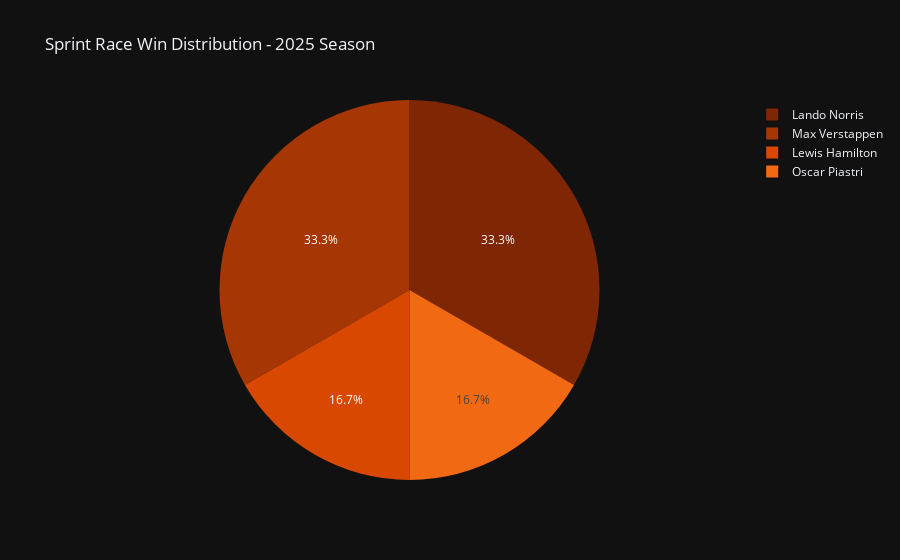

Notebook code cell kept with this figure:
### Code cell
# Visualize Sprint Win Distribution
sprint_win_count = sprint_winners['Driver'].value_counts()

fig = px.pie(values=sprint_win_count.values, names=sprint_win_count.index,
             title='Sprint Race Win Distribution - 2025 Season',
             color_discrete_sequence=px.colors.sequential.Oranges_r)
fig.update_layout(template='plotly_dark')
fig.show()

### Figure 1 — Plotly figure (JSON) as saved in the notebook; plotly's stock layout.template omitted (floating-point values rounded to 4 significant figures)
{"data": [{"domain": {"x": [0, 1], "y": [0, 1]}, "hovertemplate": "label=%{label}<br>value=%{value}<extra></extra>", "labels": ["Lando Norris", "Max Verstappen", "Lewis Hamilton", "Oscar Piastri"], "legendgroup": "", "name": "", "showlegend": true, "type": "pie", "values": [2, 2, 1, 1]}], "layout": {"legend": {"tracegroupgap": 0}, "piecolorway": ["rgb(127,39,4)", "rgb(166,54,3)", "rgb(217,72,1)", "rgb(241,105,19)", "rgb(253,141,60)", "rgb(253,174,107)", "rgb(253,208,162)", "rgb(254,230,206)", "rgb(255,245,235)"], "title": {"text": "Sprint Race Win Distribution - 2025 Season"}}}
